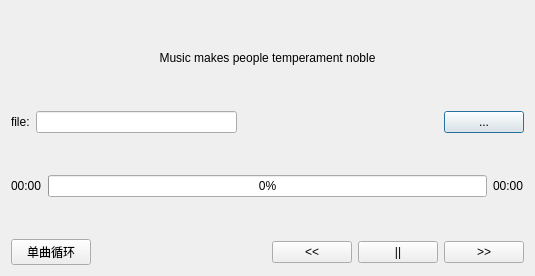
<?xml version="1.0" encoding="UTF-8"?>
<ui version="4.0">
 <class>AudioPlayerDesctopDialog</class>
 <widget class="QDialog" name="AudioPlayerDesctopDialog">
  <property name="geometry">
   <rect>
    <x>0</x>
    <y>0</y>
    <width>535</width>
    <height>276</height>
   </rect>
  </property>
  <property name="windowTitle">
   <string>Dialog</string>
  </property>
  <layout class="QVBoxLayout" name="verticalLayout">
   <item>
    <layout class="QHBoxLayout" name="horizontalLayout">
     <item>
      <widget class="QLabel" name="tilelabel">
       <property name="text">
        <string>Music makes people temperament noble</string>
       </property>
       <property name="alignment">
        <set>Qt::AlignCenter</set>
       </property>
      </widget>
     </item>
    </layout>
   </item>
   <item>
    <layout class="QHBoxLayout" name="horizontalLayout_4">
     <item>
      <widget class="QLabel" name="label">
       <property name="text">
        <string>file:</string>
       </property>
      </widget>
     </item>
     <item>
      <widget class="QLineEdit" name="lineEdit"/>
     </item>
     <item>
      <spacer name="horizontalSpacer_2">
       <property name="orientation">
        <enum>Qt::Horizontal</enum>
       </property>
       <property name="sizeHint" stdset="0">
        <size>
         <width>5</width>
         <height>20</height>
        </size>
       </property>
      </spacer>
     </item>
     <item>
      <widget class="QPushButton" name="selectBtn">
       <property name="text">
        <string>...</string>
       </property>
      </widget>
     </item>
    </layout>
   </item>
   <item>
    <layout class="QHBoxLayout" name="horizontalLayout_2">
     <item>
      <widget class="QLabel" name="curProlabel">
       <property name="frameShadow">
        <enum>QFrame::Sunken</enum>
       </property>
       <property name="text">
        <string>00:00</string>
       </property>
      </widget>
     </item>
     <item>
      <widget class="QProgressBar" name="AudioProBar">
       <property name="value">
        <number>0</number>
       </property>
      </widget>
     </item>
     <item>
      <widget class="QLabel" name="totalProlabel">
       <property name="text">
        <string>00:00</string>
       </property>
      </widget>
     </item>
    </layout>
   </item>
   <item>
    <layout class="QHBoxLayout" name="horizontalLayout_3">
     <item>
      <widget class="QPushButton" name="playModelBtn">
       <property name="text">
        <string>单曲循环</string>
       </property>
      </widget>
     </item>
     <item>
      <spacer name="horizontalSpacer">
       <property name="orientation">
        <enum>Qt::Horizontal</enum>
       </property>
       <property name="sizeHint" stdset="0">
        <size>
         <width>40</width>
         <height>20</height>
        </size>
       </property>
      </spacer>
     </item>
     <item>
      <widget class="QPushButton" name="preBtn">
       <property name="text">
        <string>&lt;&lt;</string>
       </property>
      </widget>
     </item>
     <item>
      <widget class="QPushButton" name="playOrPauseBtn">
       <property name="text">
        <string>||</string>
       </property>
      </widget>
     </item>
     <item>
      <widget class="QPushButton" name="nextBtn">
       <property name="text">
        <string>&gt;&gt;</string>
       </property>
      </widget>
     </item>
    </layout>
   </item>
  </layout>
 </widget>
 <resources/>
 <connections/>
</ui>
